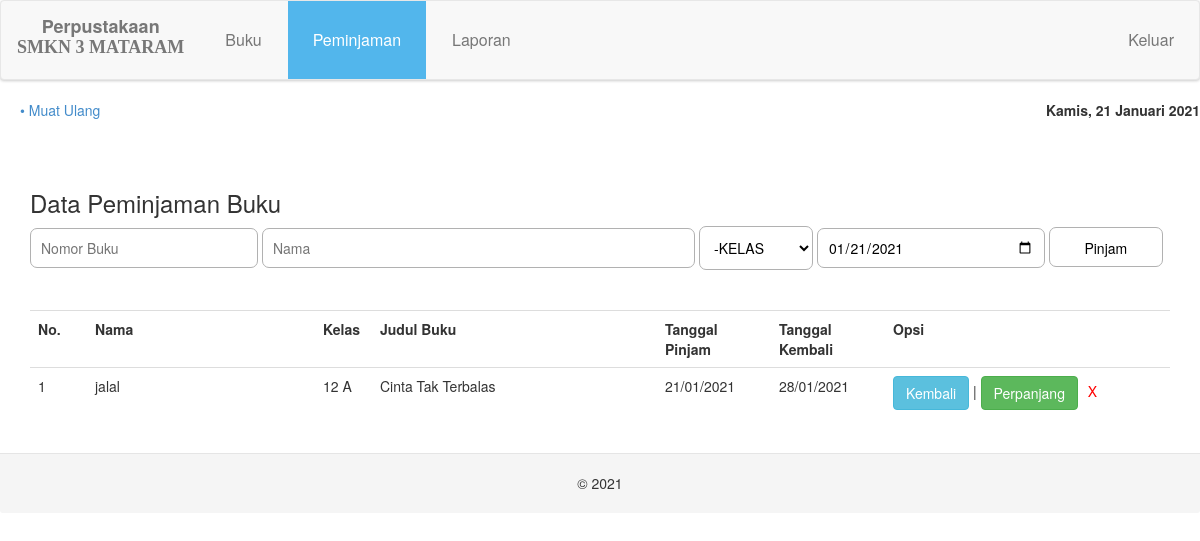
The page /?a=peminjaman (signed in) on the database its author committed.
### tables this page shows
CREATE TABLE `tgr_peminjaman` (
  `id` int(225) NOT NULL,
  `nama` varchar(200) NOT NULL,
  `kelas` varchar(10) NOT NULL,
  `no_buku` varchar(20) NOT NULL,
  `tanggal_pinjam` varchar(50) NOT NULL,
  `tanggal_kembali` varchar(50) NOT NULL,
  `kembali` varchar(50) NOT NULL,
  `status` int(5) NOT NULL,
  `l` int(5) NOT NULL
);

CREATE TABLE `tgr_buku` (
  `no` varchar(225) NOT NULL,
  `tanggal` varchar(50) NOT NULL,
  `judul` varchar(200) NOT NULL,
  `pengarang` varchar(100) NOT NULL,
  `penerbit` varchar(100) NOT NULL,
  `tahun_terbit` int(10) NOT NULL,
  `asal` varchar(200) NOT NULL,
  `klasifikasi` varchar(200) NOT NULL
);

### panggil/peminjaman.php (the view, shortened to what this page needs)
<div class="container">
	<h3>Data Peminjaman Buku</h3>
	<form method="post" class="inputan" id="pinjam">
		<input type="number" required="" style="width:20%" name="no" placeholder="Nomor Buku"> <input type="text"  style="width:38%" required="" name="nama" placeholder="Nama">
		<select name="kelas" required="" style="width:10%">
			<option value="">-KELAS</option>
		</select>
		<input style="width:20%" type="date" name="tanggal" value="<?php echo date('Y-m-d')?>">
		<input type="submit" name="pinjam" style="width:10%" value="Pinjam">
	</form>
	<br><br>
	<?php
	$query = mysqli_query($db, "SELECT*FROM tgr_peminjaman ORDER BY id DESC");
	?>
	<table class="table">
		<tr>
			<th style="width:5%">No.</th>
			<th style="width:20%">Nama</th>
			<th style="width:5%">Kelas</th>
			<th style="width:25%">Judul Buku</th>
			<th style="width:10%">Tanggal Pinjam</th>
			<th style="width:10%">Tanggal Kembali</th>
			<th style="width:25%">Opsi</th>
		</tr>
		<?php
		$no = 1;
		while ($pinjam = mysqli_fetch_array($query)) {
			?>
			<tr>
				<td><?php echo $no;?></td>
				<td><?php echo $pinjam['nama'];?></td>
				<td><?php echo $pinjam['kelas'];?></td>
				<td><?php $judulbuku = mysqli_fetch_array(mysqli_query($db, "SELECT*FROM tgr_buku WHERE no='$pinjam[no_buku]'")); echo $judulbuku['judul']?></td>
				<td><?php echo $pinjam['tanggal_pinjam'];?></td>
				<td><?php
				if($pinjam['l'] == '1'){
					echo "<font style='color:red'>".$pinjam['tanggal_kembali']."</font>";
				}
				else{
					echo $pinjam['tanggal_kembali'];
				}
				?></td>
				<td>
					<?php
					if ($pinjam['status'] == '1') {
						?>
						<form method="post"><button type="submit" name="batal_kembali" value="<?php echo $pinjam['no_buku']?>" onclick="return confirm('Batal Kembalikan Buku Ini?')" class="btn btn-warning">Dikembalikan</button><?php echo $pinjam['kembali']?></form>
						<?php
					}
					else{
						?>
						<form method="post"><button type="submit" name="kembali" value="<?php echo $pinjam['no_buku']?>" onclick="return confirm('Pastikan Buku Benar-Benar Sudah Dikembalikan')" class="btn btn-info">Kembali</button> | <button type="submit" name="perpanjang" onclick="return confirm('Perpanjang Buku Ini Selama 1 Minggu?')" value="<?php echo $pinjam['no_buku']?>" class="btn btn-success">Perpanjang</button> <button type="submit" name="hapus_peminjaman" value="<?php echo $pinjam['no_buku']?>" style="background:none;border:none" title="Hapus" onclick="return confirm('Hapus Data Ini? (Menghapus Data Ini Dapat Mempengaruhi Angka Pada Laporan)')"><font style="color:red">X</font></button></form>
						<?php
					}
					?>
				</td>
			</tr>
			<?php
			$no++;
		}
		?>
	</table>
</div>

### rows shown on the page
tgr_peminjaman: nama "jalal", kelas "12 A", tgr_buku.judul "Cinta Tak Terbalas", tanggal_pinjam "21/01/2021", tanggal_kembali "28/01/2021", $pinjam['no_buku'] 3 (drawn)
